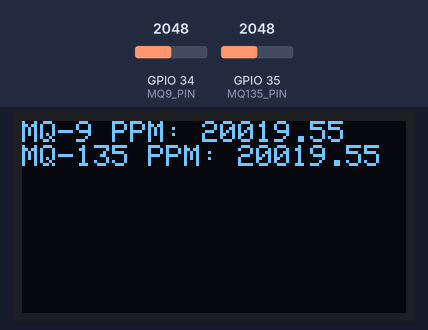
This sketch was run on a simulated ESP32. On the bench: 128×64 one-colour display. The inputs (shaded band) are chosen by the test bench; at power-on: GPIO 34 (MQ9_PIN) = 2048, GPIO 35 (MQ135_PIN) = 2048. The display library's start-up logo is not drawn; what the sketch prints to the serial monitor is not drawn.

Above: at 1.7 s.
1.8 s: GPIO 34 (MQ9_PIN) set to 2866
At 2.6 s:
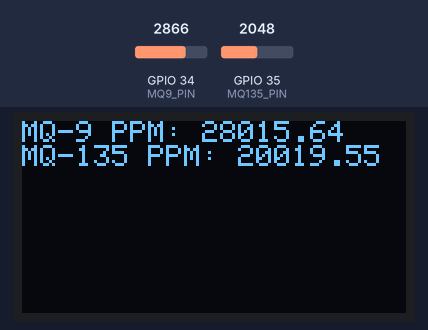
3.6 s: GPIO 35 (MQ135_PIN) set to 2866
At 4.2 s:
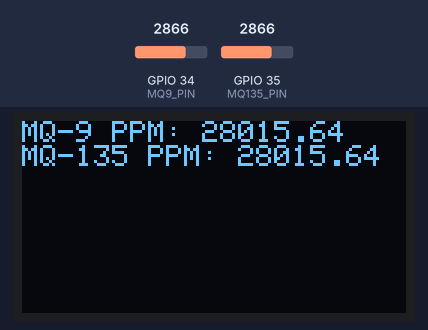
5.2 s: GPIO 34 (MQ9_PIN) set to 3603
At 5.8 s:
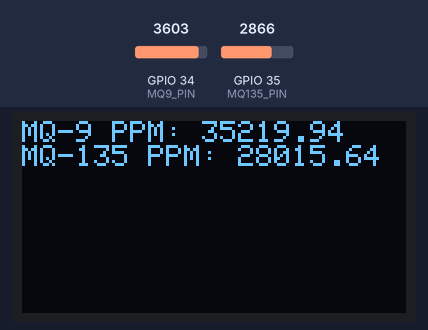
6.8 s: GPIO 35 (MQ135_PIN) set to 3603
At 7.5 s:
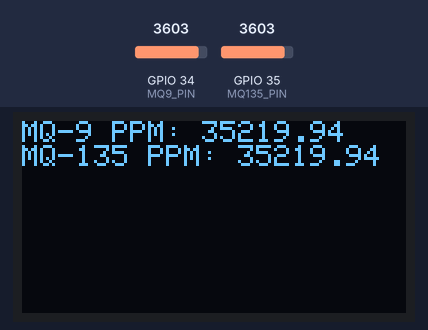
8.3 s: GPIO 34 (MQ9_PIN) set to 4095
At 9.1 s:
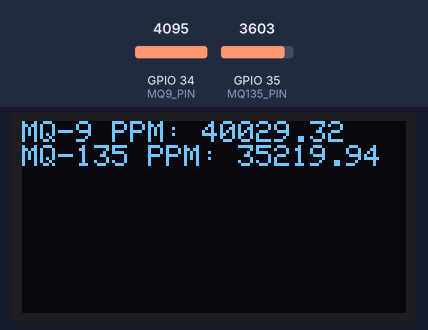
9.9 s: GPIO 35 (MQ135_PIN) set to 4095
At 10.7 s:
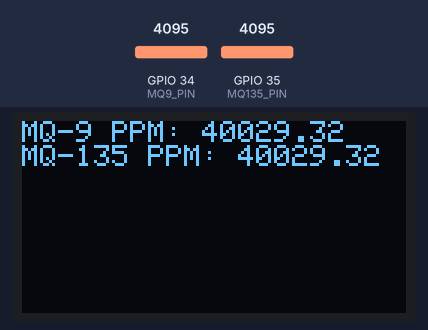
Timing chart, 0 to 12.5 s (numbered marks = the images above; inputs shaded):
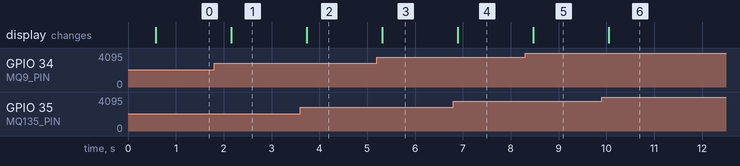

The sketch:

sketch_may2a.ino
```cpp
#include <Wire.h>
#include <Adafruit_GFX.h>
#include <Adafruit_SSD1306.h>

#define SCREEN_WIDTH 128
#define SCREEN_HEIGHT 64
#define OLED_RESET    -1
#define SCREEN_ADDRESS 0x3C

Adafruit_SSD1306 display(SCREEN_WIDTH, SCREEN_HEIGHT, &Wire, OLED_RESET, 18, 19);

#define MQ9_PIN 34
#define MQ135_PIN 35

void setup() {
  Serial.begin(9600);
  while (!Serial);

  pinMode(MQ9_PIN, INPUT);
  pinMode(MQ135_PIN, INPUT);

  // Initialize the OLED display
  if (!display.begin(SSD1306_SWITCHCAPVCC, SCREEN_ADDRESS)) {
    Serial.println(F("SSD1306 allocation failed"));
    for (;;);
  }
  display.display();
  delay(500);
  display.clearDisplay();
}

void loop() {
  float mq9Value = analogRead(MQ9_PIN);
  float mq135Value = analogRead(MQ135_PIN);

  // Convert analog readings to voltage
  float mq9Voltage = mq9Value * (5.0 / 1023.0);
  float mq135Voltage = mq135Value * (5.0 / 1023.0);

  // Calculate gas concentrations using sensor curves
  float mq9PPM = mq9Value * (10000.0 / 1023.0); // MQ-9 carbon monoxide gas
  float mq135PPM = mq135Value * (10000.0 / 1023.0); // MQ-135 air quality

  // Display data on OLED
  display.clearDisplay();
  display.setTextSize(1);
  display.setTextColor(SSD1306_WHITE);
  display.setCursor(0, 0);
  display.print("MQ-9 PPM: ");
  display.println(mq9PPM);
  display.print("MQ-135 PPM: ");
  display.println(mq135PPM);
  display.display();

  // Print data to Serial Monitor
  Serial.print("MQ-9 PPM: ");
  Serial.println(mq9PPM);
  Serial.print("MQ-135 PPM: ");
  Serial.println(mq135PPM);

  delay(500); // Adjust as needed
}
```

Measured:
- after the input at 1.8 s, the display: changes after 0.36 s (image 1)
- after the input at 3.6 s, the display: changes after 0.14 s (image 2)
- after the input at 5.2 s, the display: changes after 0.12 s (image 3)
- after the input at 6.8 s, the display: changes after 0.09 s (image 4)
- after the input at 8.3 s, the display: changes after 0.17 s (image 5)
- after the input at 9.9 s, the display: changes after 0.15 s (image 6)
